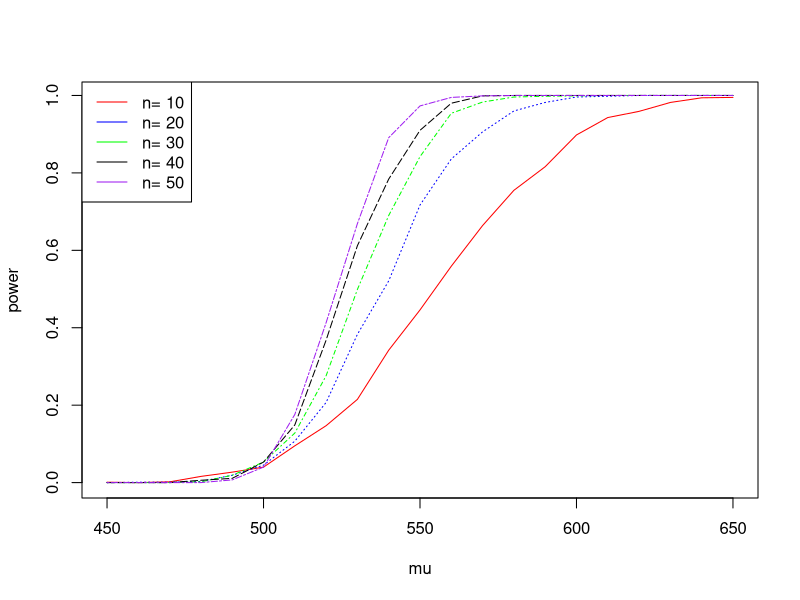
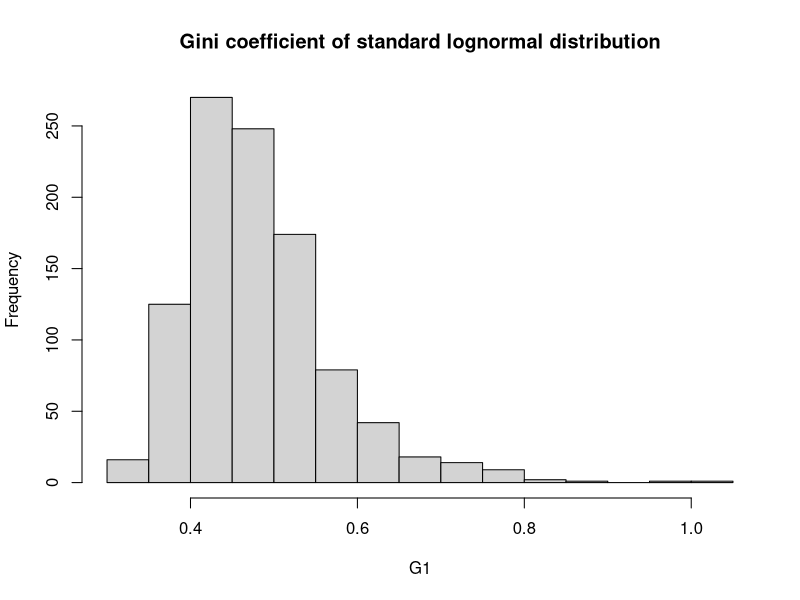
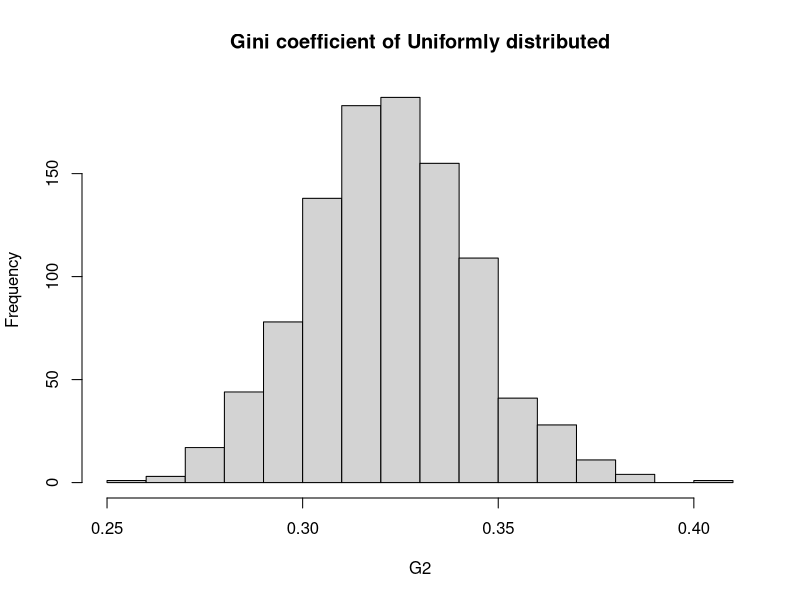
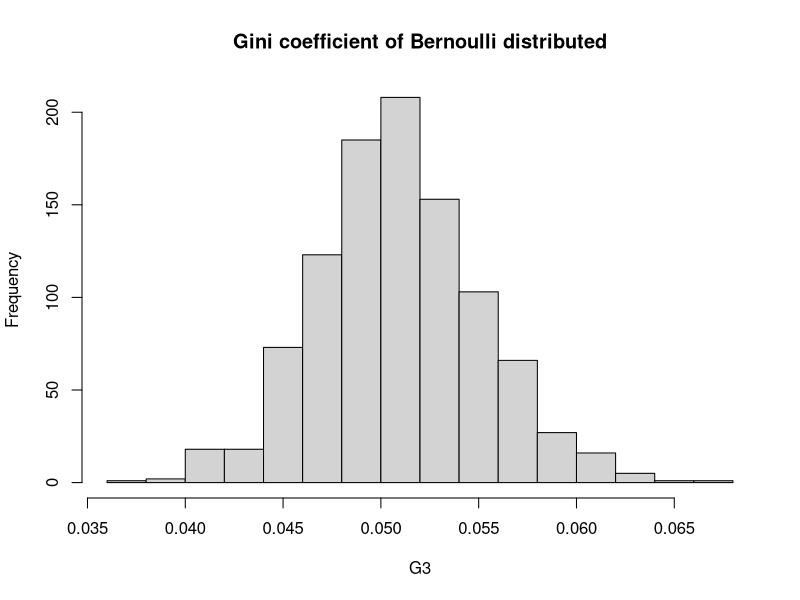

R code for these plots, in order:
#####p164 6.3#####
#对t检验用模拟方法估计功效并绘制经验功效曲线#
n<-c(10,20,30,40,50) #不同的样本个数
m<-1000 #重复试验的次数
mu0<-500
sigma<-100
mu<-c(seq(450,650,10)) #生成不同的mu值，并将其作为x轴
M<-length(mu)
power<-numeric(M) #不同试验的功效
color<-c("red","blue","green","black","purple") #设置曲线的颜色
lty<-c(2,3,4,5,6) #设置曲线的线条形状
label<-c('','','','','')
for(k in 1:5){
  for(i in 1:M){
    mu1<-mu[i]
    pvalues<-replicate(m,expr={
      x<-rnorm(n[k],mean=mu1,sd=sigma)
      ttest<-t.test(x,alternative="greater",mu=mu0)
      ttest$p.value
    })
    power[i]<-mean(pvalues<=.05)
  }
  if(k==1){
  plot(mu,power,type='l',col="red") #当n=10时利用plot
  }
  else{
    lines(mu,power,col=color[k],lty=lty[k]) #当n=20..50时利用plot
  }
  label[k]<-paste('n=',n[k]) #图例赋值
}
legend("topleft",label,col=color,lty=1) #将图例置于左上角
#legend(x,y,lengend) 在点(x,y)添加图例
#将不同的曲线绘制在同一张图上时，往往先利用plot函数，再利用lines函数
#结论：当随着mu的增加时，不同样本数量对应的经验功效大小在增加直至稳定；
#      当保持mu不变时，随着样本数量的增加，对应的经验功效大小也增加；




#####p164 6.4#####
#使用蒙特卡洛方法得到置信水平的经验估计#
n<-20
alpha<-0.05
m<-1000
I<-numeric(n)
CL<-replicate(m,expr={
  x<-rlnorm(n) #生成对数正态分布的样本 
  #若x服从对数正态分布，则ln(x)服从正态分布
  #构造对数正态分布的关于参数mu的置信区间
  UCL<-mean(log(x))+abs(qt(alpha/2,df=n-1))*sd(log(x))/sqrt(n) #UCL表示置信上限
  LCL<-mean(log(x))-abs(qt(alpha/2,df=n-1))*sd(log(x))/sqrt(n) #LCL表示置信下限
  x>LCL&x<UCL #找到属于置信区间的x值
})
1-mean(CL)
##############
#结论：服从对数正态分布的随机样本的参数mu的经验置信水平为0.8028




#####p164 6.5#####
#t区间对随机样本的覆盖率即为置信水平#
##利用t区间进行判断##
n<-20
alpha<-.05
m<-1000
#对一个给定的概率模型进行反复抽样来确定p(LCL<x<UCL)
a<-replicate(m,expr={
  x<-rchisq(n,df=2) #生成n个服从卡方分布的随机数（自由度为df）(x由两个正态分布的随机数构成)
  #双侧检验
  UCL<-mean(x)+abs(qt(alpha/2,df=n-1))*sqrt(var(x))/sqrt(n)
  LCL<-mean(x)-abs(qt(alpha/2,df=n-1))*sqrt(var(x))/sqrt(n)
  x>LCL&x<UCL #找到属于置信区间内的x值
})
1-mean(a)  #置信水平的值

##利用方差区间进行判断##
UCL<-replicate(m,expr={
  x<-rchisq(n,df=2)
  (n-1)*var(x)/qchisq(alpha,df=n-1)
})
mean(UCL>4) #找出方差区间大于4的区间个数
#############
#结论：利用t区间得到卡方分布的随机样本的覆盖率（置信水平）为0.654
#总结：求置信水平的方法：p(LCL<x<UCL)=1-alpha，其中p的值利用重复抽样计算可得




###？？？###
#####p164 6.8#####
n<-c(10,20,50) #设置不同的样本个数
m<-1000 #重复试验的次数
power.CF<-numeric(length(n)) #设置Count Five检验对不同样本个数对应的功效
power.F<-numeric(length(n)) #设置F检验对不同样本个数对应的功效
sigma1<-1
sigma2<-1.5
alpha<-.055

#双样本等方差的Count Five检验#
count5test<-function(x,y){
  #对数据进行中心化
  X<- x-mean(x)
  Y<- y-mean(y)
  outx<-sum(X>max(Y))+sum(X<min(Y))
  outy<-sum(Y>max(X))+sum(X<min(Y))
  return(as.integer(max(c(outx,outy))>5))
}
  #拒绝H0时返回1，否则返回0

#计算countfive检验的功效
for(i in length(n)){
  n1<-n2<-n[i]
  a<-replicate(m,expr={
    x<-rnorm(n1,0,sigma1)
    y<-rnorm(n2,0,sigma2)
    CF<-count5test(x,y)
    mean(CF)
  })
  power.CF[i]<-mean(a)
}

#计算F检验的功效
for(i in length(n)){ #for循环用于计算不同的样本数量时的情况
  n1<-n2<-n[i]
  b<-replicate(m,expr={
    x<-rnorm(n1,0,sigma1)
    y<-rnorm(n2,0,sigma2)
    F<-var.test(x,y,ratio=1,"two.sided",conf.level=1-alpha)
    Ft<-F$p.value<alpha
    mean(Ft)
  })
  power.F[i]<-mean(b)
}
print(data.frame(n,power.CF,power.F))
##等方差F检验##
#F检验的作用：主要通过比较两组数据的方差，从而判断数据是否具有显著性差异(判断两总体方差是否相等，就可以用F检验)
#F检验的前提：数据满足正态分布，可以使用Shapiro-Will进行正态分布检验（本题数据为服从正态分布的随机数，因此不需要进行正态分布检验）
#F检验的函数：var.test()（alternative设置单侧/双侧检验，conf.level设置置信水平）
#############


#####p164 6.9#####
n<-20 #生成样本的个数
m<-1000 #重复试验的次数

#标准对数正态分布#
G1<-replicate(m,expr={
  g<-numeric(n) #计算各个样本的基尼系数
  for(i in 1:n){
    x<-sort(rlnorm(n)) #利用sort函数对生成的服从标准对数正态分布的随机数进行排序
    g[i]<-sum((2*i-n-1)*x[i])/(n^2*mean(x))
  }
  sum(g)
})
G1.mean<-mean(G1) #计算标准对数正态分布的均值
G1.median<-median(G1) #计算标准对数正态分布的中位数
G1.quantile<-quantile(G1,c(seq(0,1,0.1))) #计算标准对数正态分布的十分位数
hist(G1,main="Gini coefficient of standard lognormal distribution")
print(G1.quantile)

#均匀分布#
G2<-replicate(m,expr={
  g<-numeric(n) #计算各个样本的基尼系数
  for(i in 1:n){
    x<-sort(runif(n)) #利用sort函数对生成的服从均匀分布随机数进行排序
    g[i]<-sum((2*i-n-1)*x[i])/(n^2*mean(x))
  }
  sum(g)
})
G2.mean<-mean(G2) #计算均匀分布的均值
G2.median<-median(G2) #计算均匀分布的中位数
G2.quantile<-quantile(G2,c(seq(0,1,0.1))) #计算均匀分布布的十分位数
hist(G2,main="Gini coefficient of Uniformly distributed")
print(G2.quantile)

#Bernoulli(0.1)分布
G3<-replicate(m,expr={
  g<-numeric(n) #计算各个样本的基尼系数
  for(i in 1:n){
    x<-sort(rbinom(n,size=m,prob=0.1)) #利用sort函数对生成的服从标准对数正态分布的随机数进行排序
    #rbinom(n,size,prob) n为观察的数量（样本容量），size为试验次数，prob为试验成功的概率
    g[i]<-sum((2*i-n-1)*x[i])/(n^2*mean(x))
  }
  sum(g)
})
G3.mean<-mean(G3) #计算Bernoulli(0.1)分布的均值
G3.median<-median(G3) #计算Bernoulli(0.1)分布的中位数
G3.quantile<-quantile(G3,seq(0,1,0.1)) #计算Bernoulli(0.1)分布的十分位数
hist(G3,main="Gini coefficient of Bernoulli distributed")
print(G3.quantile)
#############




#####p165 6.A#####
#判断经验Type I error是否约等于理论显著水平alpha（理论上应接近）#
#Type I error的计算可以参考书本p148经验第一类错误率
n<-20
alpha<-.05
m<-10000

#卡方分布#
a<-replicate(m,expr={
  x<-rchisq(n,df=1)
  ttest1<-t.test(x,alternative="greater",mu=1)
  t1<-ttest1$p.value<alpha #<alpha为H0在显著性水平alpha下被拒绝的条件
  #此时生成逻辑值True或者False
  mean(t1)
})
errorI<-mean(a) #经验Type I error
print(errorI)

#均匀分布#
b<-replicate(m,expr={
  x<-runif(n,0,2)
  ttest2<-t.test(x,alternative="greater",mu=1)
  t2<-ttest2$p.value<alpha
  mean(t2)
})
errorI<-mean(b) #经验Type I error
print(errorI)

#指数分布#
c<-replicate(m,expr={
  x<-rexp(n,1)
  ttest3<-t.test(x,alternative="greater",mu=1)
  t3<-ttest3$p.value<alpha
  mean(t3)
})  
errorI<-mean(c) #经验Type I error
print(errorI)
#############
#总结：t.test(x,y= NULL,alternative = c("two.sided", "less", "greater"),mu = 0, paired = FALSE, var.equal = FALSE,conf.level = 0.95, ...)
#      其中x,y为需要进行检验的值，alternative为选择单侧/双侧检验，mu为进行对比的值，conf.level为显著性水平
#结论：（1）卡方分布：经验Type I error的值为0.0133，与显著性水平相差较大
#      （2）均匀分布：经验Type I error的值为0.0501，与显著性水平接近
#      （3）指数分布：经验Type I error的值为0.0202，与显著性水平相差较大
#注：可以参考书本p148例6.7的Rcode，利用for循环语句代替replicate语句




#####p165 6.B#####
library(MASS)
n<-100
alpha<-.05
mu<-c(0,1) #指定二元正态的均值
Sigmas<-matrix(c(2,1,4,5),nrow=2,ncol=2) #指定协方差矩阵
#matrix函数生成矩阵
x<-mvrnorm(n,mu,Sigmas) #抽样分布为二元正态时生成数据
cor.test(x[,1],x[,2],alternative="greater",method="pearson",conf.level=alpha) #Pearson test
cor.test(x[,1],x[,2],alternative="greater",method="kendall",conf.level=alpha) #Kendall test
cor.test(x[,1],x[,2],alternative="greater",method="spearman",conf.level=alpha) #spearman test

x<-runif(n,0,1)
y<-6*x
cor.test(x,y,alternative="greater",method="pearson",conf.level=alpha)
cor.test(x,y,alternative="greater",method="kendall",conf.level=alpha)
cor.test(x,y,alternative="greater",method="spearman",conf.level=alpha)
#总结：（1）cor.test()可以进行相关性系数的计算与检验
#           函数功能：使成对数据进行相关性检验，其中有三种方法：Pearson、Spearman、Kendall
#           函数参数：cor.test(x, y, alternative = c(“two.sided”, “less”, “greater”), method = c("pearson", "kendall", "spearman"),conf.level = 0.95)
#           参数解释：x,y是供检验的样本；alternative指定是双侧检验还是单侧检验；method为检验的方法；conf.level为检验的置信水平。
#           结果解释：rho.cor.tau为相关系数，p-value为检验p值
#      （2）基于MASS包的mvrnorm函数生成多元正态分布数据
#           mvrnorm(n=n,mu=mu, Sigma=Sigmas)  产生n个服从N（mu，Sigmas)的随机数
#结论：（1）进行pearson test时相关系数为0.3209552
#           进行Kendall test时相关系数为0.2088889
#           进行Spearman test时相关系数为0.3122352
#           显然当抽样分布为二元正态时三种检验的相关性检验（p-value）的功效都要比非参数检验的功效（rho、cor、tau）低
#      （2）当生成线性相关的二元数据时，显然非参数检验的功效高于相关性检验的功效